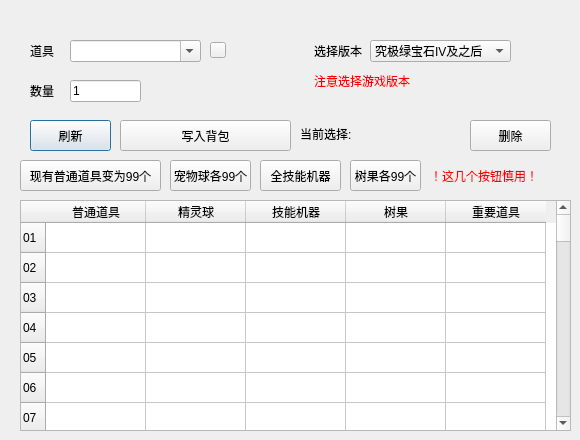
     <widget class="QWidget" name="tab_item">
      <attribute name="title">
       <string>背包</string>
      </attribute>
      <widget class="QLineEdit" name="linePlayereItemQuantity">
       <property name="geometry">
        <rect>
         <x>70</x>
         <y>80</y>
         <width>71</width>
         <height>22</height>
        </rect>
       </property>
       <property name="text">
        <string>1</string>
       </property>
      </widget>
      <widget class="QLabel" name="label_85">
       <property name="geometry">
        <rect>
         <x>30</x>
         <y>80</y>
         <width>61</width>
         <height>21</height>
        </rect>
       </property>
       <property name="text">
        <string>数量</string>
       </property>
      </widget>
      <widget class="QComboBox" name="comboPlayerItem">
       <property name="geometry">
        <rect>
         <x>70</x>
         <y>40</y>
         <width>131</width>
         <height>22</height>
        </rect>
       </property>
       <property name="editable">
        <bool>true</bool>
       </property>
       <property name="maxVisibleItems">
        <number>18</number>
       </property>
      </widget>
      <widget class="QLabel" name="label_84">
       <property name="geometry">
        <rect>
         <x>30</x>
         <y>40</y>
         <width>25</width>
         <height>21</height>
        </rect>
       </property>
       <property name="text">
        <string>道具</string>
       </property>
      </widget>
      <widget class="QPushButton" name="writeItem">
       <property name="geometry">
        <rect>
         <x>120</x>
         <y>120</y>
         <width>171</width>
         <height>31</height>
        </rect>
       </property>
       <property name="text">
        <string>写入背包</string>
       </property>
       <property name="autoDefault">
        <bool>false</bool>
       </property>
       <property name="default">
        <bool>false</bool>
       </property>
      </widget>
      <widget class="QPushButton" name="searchPlayerItem">
       <property name="geometry">
        <rect>
         <x>210</x>
         <y>42</y>
         <width>16</width>
         <height>16</height>
        </rect>
       </property>
       <property name="styleSheet">
        <string notr="true">QPushButton{
border-image:url(:/images/search_default.png)
}
QPushButton:hover{
border-image:url(:/images/search_hover.png)
}
QPushButton:pressed{
border-image:url(:/images/search_pressed.png)
}</string>
       </property>
       <property name="text">
        <string/>
       </property>
      </widget>
      <widget class="QTableWidget" name="itemTable">
       <property name="geometry">
        <rect>
         <x>20</x>
         <y>200</y>
         <width>551</width>
         <height>231</height>
        </rect>
       </property>
       <property name="focusPolicy">
        <enum>Qt::NoFocus</enum>
       </property>
       <property name="verticalScrollMode">
        <enum>QAbstractItemView::ScrollPerItem</enum>
       </property>
       <property name="horizontalScrollMode">
        <enum>QAbstractItemView::ScrollPerPixel</enum>
       </property>
       <property name="showGrid">
        <bool>true</bool>
       </property>
       <property name="sortingEnabled">
        <bool>false</bool>
       </property>
       <property name="wordWrap">
        <bool>false</bool>
       </property>
       <property name="cornerButtonEnabled">
        <bool>true</bool>
       </property>
       <property name="rowCount">
        <number>130</number>
       </property>
       <row>
        <property name="text">
         <string>01</string>
        </property>
       </row>
       <row>
        <property name="text">
         <string>02</string>
        </property>
       </row>
       <row>
        <property name="text">
         <string>03</string>
        </property>
       </row>
       <row>
        <property name="text">
         <string>04</string>
        </property>
       </row>
       <row>
        <property name="text">
         <string>05</string>
        </property>
       </row>
       <row>
        <property name="text">
         <string>06</string>
        </property>
       </row>
       <row>
        <property name="text">
         <string>07</string>
        </property>
       </row>
       <row>
        <property name="text">
         <string>08</string>
        </property>
       </row>
       <row>
        <property name="text">
         <string>09</string>
        </property>
       </row>
       <row>
        <property name="text">
         <string>10</string>
        </property>
       </row>
       <row>
        <property name="text">
         <string>11</string>
        </property>
       </row>
       <row>
        <property name="text">
         <string>12</string>
        </property>
       </row>
       <row>
        <property name="text">
         <string>13</string>
        </property>
       </row>
       <row>
        <property name="text">
         <string>14</string>
        </property>
       </row>
       <row>
        <property name="text">
         <string>15</string>
        </property>
       </row>
       <row>
        <property name="text">
         <string>16</string>
        </property>
       </row>
       <row>
        <property name="text">
         <string>17</string>
        </property>
       </row>
       <row>
        <property name="text">
         <string>18</string>
        </property>
       </row>
       <row>
        <property name="text">
         <string>20</string>
        </property>
       </row>
       <row/>
       <row/>
       <row/>
       <row/>
       <row/>
       <row/>
       <row/>
       <row/>
       <row/>
       <row/>
       <row/>
       <row/>
       <row/>
       <row/>
       <row/>
       <row/>
       <row/>
       <row/>
       <row/>
       <row/>
       <row/>
       <row/>
       <row/>
       <row/>
       <row/>
       <row/>
       <row/>
       <row/>
       <row/>
       <row/>
       <row/>
       <row/>
       <row/>
       <row/>
       <row/>
       <row/>
       <row/>
       <row/>
       <row/>
       <row/>
       <row/>
       <row/>
       <row/>
       <row/>
       <row/>
       <row/>
       <row/>
       <row/>
       <row/>
       <row/>
       <row/>
       <row/>
       <row/>
       <row/>
       <row/>
       <row/>
       <row/>
       <row/>
       <row/>
       <row/>
       <row/>
       <row/>
       <row/>
       <row/>
       <row/>
       <row/>
       <row/>
       <row/>
       <row/>
       <row/>
       <row/>
       <row/>
       <row/>
       <row/>
       <row/>
       <row/>
       <row/>
       <row/>
       <row/>
       <row/>
       <row/>
       <row/>
       <row/>
       <row/>
       <row/>
       <row/>
       <row/>
       <row/>
       <row/>
       <row/>
       <row/>
       <row/>
       <row/>
       <row/>
       <row/>
       <row/>
       <row/>
       <row/>
       <row/>
       <row/>
       <row/>
       <row/>
       <row/>
       <row/>
       <row/>
       <row/>
       <row/>
       <row/>
       <row/>
       <row/>
       <row/>
       <column>
        <property name="text">
         <string>普通道具</string>
        </property>
       </column>
       <column>
        <property name="text">
         <string>精灵球</string>
        </property>
       </column>
       <column>
        <property name="text">
         <string>技能机器</string>
        </property>
       </column>
       <column>
        <property name="text">
         <string>树果</string>
        </property>
       </column>
       <column>
        <property name="text">
         <string>重要道具</string>
        </property>
       </column>
      </widget>
      <widget class="QPushButton" name="refreshItem">
       <property name="geometry">
        <rect>
         <x>30</x>
         <y>120</y>
         <width>81</width>
         <height>31</height>
        </rect>
       </property>
       <property name="text">
        <string>刷新</string>
       </property>
       <property name="autoDefault">
        <bool>true</bool>
       </property>
       <property name="default">
        <bool>true</bool>
       </property>
      </widget>
      <widget class="QComboBox" name="comboVersion">
       <property name="geometry">
        <rect>
         <x>370</x>
         <y>40</y>
         <width>141</width>
         <height>22</height>
        </rect>
       </property>
       <item>
        <property name="text">
         <string>究极绿宝石IV及之后</string>
        </property>
       </item>
       <item>
        <property name="text">
         <string>究极绿宝石III及之前</string>
        </property>
       </item>
      </widget>
      <widget class="QLabel" name="label_86">
       <property name="geometry">
        <rect>
         <x>314</x>
         <y>40</y>
         <width>61</width>
         <height>21</height>
        </rect>
       </property>
       <property name="text">
        <string>选择版本</string>
       </property>
      </widget>
      <widget class="QLabel" name="label_55">
       <property name="geometry">
        <rect>
         <x>314</x>
         <y>70</y>
         <width>121</width>
         <height>21</height>
        </rect>
       </property>
       <property name="styleSheet">
        <string notr="true">color: rgb(255, 0, 0);</string>
       </property>
       <property name="text">
        <string>注意选择游戏版本</string>
       </property>
      </widget>
      <widget class="QPushButton" name="deleteItem">
       <property name="geometry">
        <rect>
         <x>470</x>
         <y>120</y>
         <width>81</width>
         <height>31</height>
        </rect>
       </property>
       <property name="text">
        <string>删除</string>
       </property>
       <property name="autoDefault">
        <bool>false</bool>
       </property>
       <property name="default">
        <bool>false</bool>
       </property>
      </widget>
      <widget class="QLabel" name="label_87">
       <property name="geometry">
        <rect>
         <x>300</x>
         <y>123</y>
         <width>61</width>
         <height>21</height>
        </rect>
       </property>
       <property name="text">
        <string>当前选择:</string>
       </property>
      </widget>
      <widget class="QLabel" name="labelcurrSelectItem">
       <property name="geometry">
        <rect>
         <x>360</x>
         <y>123</y>
         <width>111</width>
         <height>21</height>
        </rect>
       </property>
       <property name="text">
        <string/>
       </property>
      </widget>
      <widget class="QPushButton" name="normalItemTo99">
       <property name="geometry">
        <rect>
         <x>20</x>
         <y>160</y>
         <width>141</width>
         <height>31</height>
        </rect>
       </property>
       <property name="text">
        <string>现有普通道具变为99个</string>
       </property>
       <property name="autoDefault">
        <bool>false</bool>
       </property>
       <property name="default">
        <bool>false</bool>
       </property>
      </widget>
      <widget class="QPushButton" name="ballTo99">
       <property name="enabled">
        <bool>true</bool>
       </property>
       <property name="geometry">
        <rect>
         <x>170</x>
         <y>160</y>
         <width>81</width>
         <height>31</height>
        </rect>
       </property>
       <property name="text">
        <string>宠物球各99个</string>
       </property>
       <property name="autoDefault">
        <bool>false</bool>
       </property>
       <property name="default">
        <bool>false</bool>
       </property>
      </widget>
      <widget class="QPushButton" name="allSkillItem">
       <property name="enabled">
        <bool>true</bool>
       </property>
       <property name="geometry">
        <rect>
         <x>260</x>
         <y>160</y>
         <width>81</width>
         <height>31</height>
        </rect>
       </property>
       <property name="text">
        <string>全技能机器</string>
       </property>
       <property name="autoDefault">
        <bool>false</bool>
       </property>
       <property name="default">
        <bool>false</bool>
       </property>
      </widget>
      <widget class="QPushButton" name="fruitTo99">
       <property name="enabled">
        <bool>true</bool>
       </property>
       <property name="geometry">
        <rect>
         <x>350</x>
         <y>160</y>
         <width>71</width>
         <height>31</height>
        </rect>
       </property>
       <property name="text">
        <string>树果各99个</string>
       </property>
       <property name="autoDefault">
        <bool>false</bool>
       </property>
       <property name="default">
        <bool>false</bool>
       </property>
      </widget>
      <widget class="QLabel" name="label_88">
       <property name="geometry">
        <rect>
         <x>430</x>
         <y>165</y>
         <width>121</width>
         <height>21</height>
        </rect>
       </property>
       <property name="styleSheet">
        <string notr="true">color: rgb(255, 0, 0);</string>
       </property>
       <property name="text">
        <string>！这几个按钮慎用！</string>
       </property>
      </widget>
     </widget>
